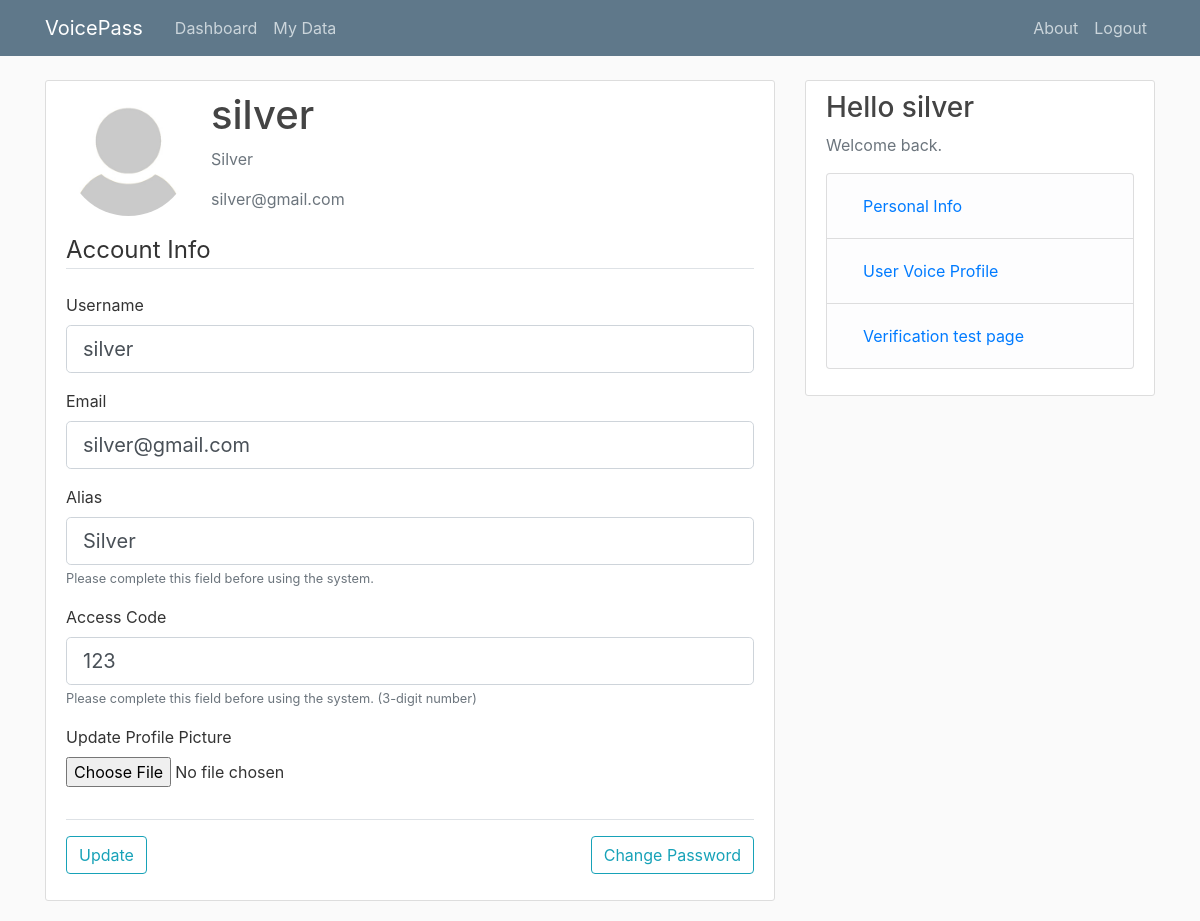
Screenshot of /account (signed in) with the database file from the repository.
### web_app/models/models.py (models this page shows, shortened)
class User(db.Model, UserMixin, DateFormatterMixin):
    __tablename__ = 'user'
    id = db.Column(db.Integer, primary_key=True)
    email = db.Column(db.String(120), unique=True, nullable=False)
    password = db.Column(db.String(60), nullable=False)
    username = db.Column(db.String(20), unique=True, nullable=False)
    alias = db.Column(db.String(50))
    access_code = db.Column(db.Integer)
    image_file = db.Column(db.String(20), nullable=False, default='default.jpg')
    date_join = db.Column(db.DateTime, nullable=False, default = datetime.utcnow)
    is_admin = db.Column(db.Boolean, default=False, nullable=False)
    voice_profile = db.relationship('UserVoiceProfile', backref='user', uselist=False, cascade='all, delete-orphan')
    voice_samples = db.relationship('VoiceSample', backref='user',
                                    secondary='user_voice_profile',
                                    viewonly=True)

### web_app/users/routes.py (the view)
@users.route("/account", methods=['GET', 'POST'])
@login_required
def account():
    form = UpdateAccountForm()
    if form.validate_on_submit():
        if form.picture.data:
            picture_file = save_picture(form.picture.data)
            current_user.image_file = picture_file
        current_user.username = form.username.data
        current_user.email = form.email.data
        current_user.alias = form.alias.data
        current_user.access_code = form.access_code.data
        current_user.log_activity(
            activity_type='account_update',
            status='success',
            details='Account updated'
        )
        db.session.commit()
        flash('Your account has been updated!', 'success')
        return redirect(url_for('users.account'))
    elif request.method == 'GET':
        form.username.data = current_user.username
        form.email.data = current_user.email
        form.alias.data = current_user.alias
        form.access_code.data = current_user.access_code
    image_file = url_for('static', filename='profile_pics/' + current_user.image_file)
    return render_template('users/account.html',
                         title='Account',
                         image_file=image_file,
                         form=form)

### web_app/users/forms.py (shortened to what this page needs)
class UpdateAccountForm(FlaskForm):
    username = StringField('Username',
                           validators=[DataRequired(),
                                       Length(min=2, max=20)])
    email = StringField('Email',
                        validators=[DataRequired(), Email()])
    alias = StringField('Alias',
                        validators=[
                            Length(min=1, max=20),
                            Regexp(r'^[a-zA-Z\s]*$',
                                     message="Voice name can only contain letters and spaces")
                        ])
    access_code = StringField('Access Code',
                        validators=[
                            Length(min=3, max=3),
                            Regexp(r'^\d{3}$',
                                     message="Access code must be exactly 3 digits (000-999)")
                        ])
    picture = FileField('Update Profile Picture',
                        validators=[FileAllowed(['jpg','png'])])
    submit = SubmitField('Update')

### web_app/models/models.py (called while the page is built)
@login_manager.user_loader
def load_user(user_id):
    return User.query.get(int(user_id))

### web_app/templates/users/account.html (shortened to what this page needs)
{% extends "layout.html" %}
{% block content %}
    <div class="content-section">
        <div class="media">
            <img class="rounded-circle account-img" src="{{image_file}}">
            <div class="media-body">
                <h2 class="account-heading">{{current_user.username}}</h2>
                {% if current_user.alias %}
                    <p class="text-secondary">{{current_user.alias}}</p>
                {% endif %}
                <p class="text-secondary">{{current_user.email}}</p>
            </div>
        </div>
            <form method="POST" action="" novalidate enctype="multipart/form-data">
                <fieldset class="form-group">
                    <legend class="border-bottom mb-4">Account Info</legend>
                    <div class="form-group">
                        {{ form.username.label(class="form-control-label") }}
                        {% if form.username.errors %}
                            {{ form.username(class="form-control form-control-lg is-invalid") }}
                            <div class="invalid-feedback">
                                {% for error in form.username.errors %}
                                    <span>{{ error }}</span>
                                {% endfor %}
                            </div>
                        {% else %}
                            {{ form.username(class="form-control form-control-lg") }}
                        {% endif %}
                    </div>
                    <div class="form-group">
                        {{ form.email.label(class="form-control-label") }}
                        {% if form.email.errors %}
                            {{ form.email(class="form-control form-control-lg is-invalid") }}
                            <div class="invalid-feedback">
                                {% for error in form.email.errors %}
                                    <span>{{ error }}</span>
                                {% endfor %}
                            </div>
                        {% else %}
                            {{ form.email(class="form-control form-control-lg") }}
                        {% endif %}
                    </div>
                    <div class="form-group">
                        {{ form.alias.label(class="form-control-label") }}
                        {% if form.alias.errors %}
                            {{ form.alias(class="form-control form-control-lg is-invalid") }}
                            <div class="invalid-feedback">
                                {% for error in form.alias.errors %}
                                    <span>{{ error }}</span>
                                {% endfor %}
                            </div>
                        {% else %}
                            {{ form.alias(class="form-control form-control-lg") }}
                        {% endif %}
                        <small class="text-muted">
                            Please complete this field before using the system.
                        </small>
                    </div>
                    <div class="form-group">
                        {{ form.access_code.label(class="form-control-label") }}
                        {% if form.access_code.errors %}
                            {{ form.access_code(class="form-control form-control-lg is-invalid") }}
                            <div class="invalid-feedback">
                                {% for error in form.access_code.errors %}
                                    <span>{{ error }}</span>
                                {% endfor %}
                            </div>
                        {% else %}
                            {{ form.access_code(class="form-control form-control-lg") }}
                        {% endif %}
                        <small class="text-muted">
                            Please complete this field before using the system. (3-digit number)
                        </small>
                    </div>
                    <div class="form-group">
                        {{ form.picture.label() }}
                        {{ form.picture(class="form-control-file") }}
                    </div>
                </fieldset>
                <div class="form-group border-top pt-3 d-flex justify-content-between align-items-center">
                    {{ form.submit(class="btn btn-outline-info") }}
                    <a class="btn btn-outline-info" href="{{ url_for('users.change_password') }}">
                        Change Password
                    </a>
                </div>
            </form>
    </div>
{% endblock content %}

### web_app/templates/layout.html (shortened to what this page needs)
<!DOCTYPE html>
<html>
    <head>
        <link rel="stylesheet" href="https://cdn.jsdelivr.net/npm/bootstrap@4.0.0/dist/css/bootstrap.min.css">
        <link rel="stylesheet" type="text/css" href="{{ url_for('static', filename='main.css') }}">
    </head>
    <body>
        <header class="site-header">
            <nav class="navbar navbar-expand-md navbar-dark bg-steel fixed-top">
              <div class="container">
                <a class="navbar-brand mr-4" href="{{ url_for('main.home') }}">VoicePass</a>
                <div class="collapse navbar-collapse" id="navbarToggle">
                  <div class="navbar-nav mr-auto">
                    {% if current_user.is_authenticated %}
                      <a class="nav-item nav-link" href="{{ url_for('main.dashboard') }}">Dashboard</a>
                        {% if not current_user.is_admin %}
                          <a class="nav-item nav-link" href="{{url_for('main.debug_database')}}">My Data</a>
                        {% else %}
                          <a class="nav-item nav-link" href="{{url_for('main.debug_database')}}">Database</a>
                        {%endif%}
                    {% endif %}
                  </div>
                  <div class="navbar-nav">
                    {% if current_user.is_authenticated %}
                      <a class="nav-item nav-link" href="{{ url_for('main.about') }}">About</a>
                      <a class="nav-item nav-link" href="{{url_for('users.logout')}}">Logout</a>
                    {% else %}
                      <a class="nav-item nav-link" href="{{ url_for('users.login') }}">Login</a>
                      <a class="nav-item nav-link" href="{{ url_for('users.register') }}">Register</a>
                    {% endif %}
                  </div>
                </div>
              </div>
            </nav>
          </header>
        <main role="main" class="container">
            <div class="row">
            <div class="col-md-{{'12' if hide_right_nav  else '8'}}">
                {% block content %} {% endblock %}
            </div>
            {% if not hide_right_nav  %}
            <div class="col-md-4">
                <div class="content-section">
                <h3>Hello {{ username }}</h3>
                {% if current_user.is_authenticated %}
                  <p class='text-muted'>Welcome back.
                    {% if not current_user.is_admin %}
                      <ul class="list-group">
                      <li class="list-group-item list-group-item-light"><a class="nav-item nav-link" href="{{ url_for('users.account') }}">Personal Info</a></li>
                      <li class="list-group-item list-group-item-light"><a class="nav-item nav-link" href="{{ url_for('voices.enroll_page') }}">User Voice Profile</a></li>
                      <li class="list-group-item list-group-item-light"><a class="nav-item nav-link" href="{{ url_for('voices.verify_page') }}">Verification test page</a></li>
                      </ul>
                    {% else %}
                      <ul class="list-group">
                        </ul>
                      {% endif %}
                  </p>
                {% else %}
                  <p class='text-muted'>Please Login or register.
                  </p>
                {% endif %}
                </div>
            </div>
            {% endif %}
            </div>
        </main>
    </body>
</html>

### web_app/static/main.css (style rules this page uses)
body { background: #fafafa; color: #333333; margin-top: 5rem; }
h1, h2, h3, h4, h5, h6 { color: #444444; }
.bg-steel { background-color: #5f788a; }
.site-header .navbar-nav .nav-link { color: #cbd5db; }
.content-section { background: #ffffff; padding: 10px 20px; border: 1px solid #dddddd; border-radius: 3px; margin-bottom: 20px; }
.account-img { height: 125px; width: 125px; margin-right: 20px; margin-bottom: 16px; }
.account-heading { font-size: 2.5rem; }

### rows the page displays
User: username "silver", alias "Silver", email "silver@gmail.com", access_code "123"
